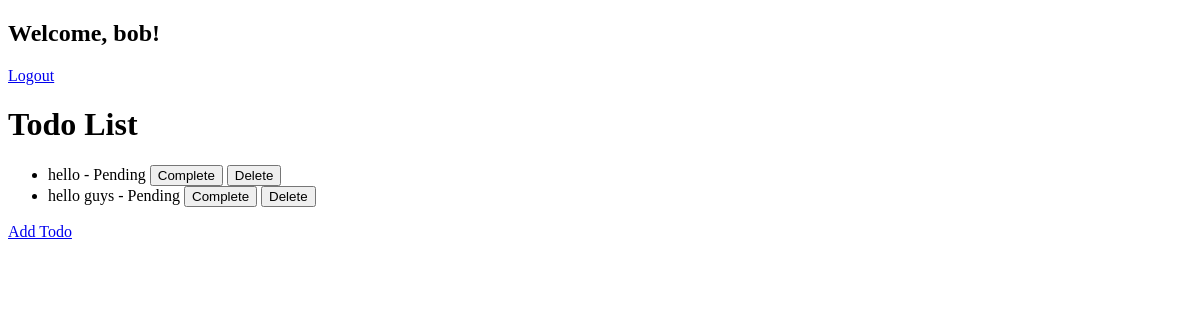
The page / (signed in) on the database as committed earlier.
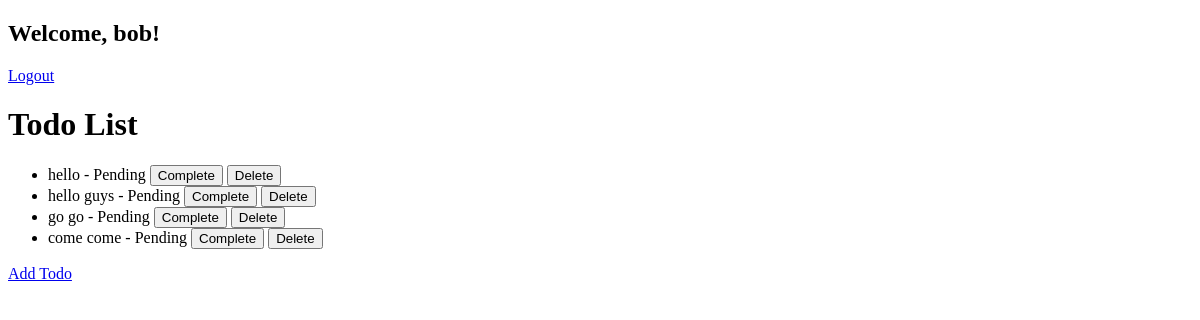
The same page on the database as committed later.
### app/models.py (models this page shows, shortened)
class Todo(models.Model):
    title = models.CharField(max_length=200)
    completed = models.BooleanField(default=False)
    user = models.ForeignKey(settings.AUTH_USER_MODEL, on_delete=models.CASCADE, null=True)  # New field to associate Todo with a user

### app/views.py (the view)
# urls.py: path('', todo_list, name='todo_list'),
@login_required
def todo_list(request):
    todos = Todo.objects.filter(user=request.user)  # Filter todos by the logged-in user
    return render(request, 'todo_list.html', {'todos': todos})

### templates/todo_list.html (shortened to what this page needs)
<!DOCTYPE html>
<html>
<head>
</head>
<body>
    <h2>Welcome, {{ user.username }}!</h2>
    <p><a href="{% url 'logout' %}">Logout</a></p>
    <h1>Todo List</h1>
    <ul>
        {% if todos %} {% for todo in todos %}
        <li class="{% if todo.completed %}strikethrough{% endif %}">
            {{ todo.title }} - {% if todo.completed %}Completed{% else %}Pending{% endif %}
            <form action="{% url 'toggle_todo_completion' todo.id %}" method="POST" style="display:inline;">
                <button type="submit">{% if todo.completed %}Undo{% else %}Complete{% endif %}</button>
            </form>
            <form action="{% url 'delete_todo' todo.id %}" method="POST" style="display:inline;">
                <button type="submit" onclick="return confirm('Are you sure you want to delete this todo?');">Delete</button>
            </form>
        </li>
        {% endfor %} {% endif %}
    </ul>
    <a href="{% url 'add_todo' %}">Add Todo</a>
</body>
</html>

Rows that differ between the two databases and show on the page:
added Todo: title "go go", completed "Pending"
added Todo: title "come come", completed "Pending"
